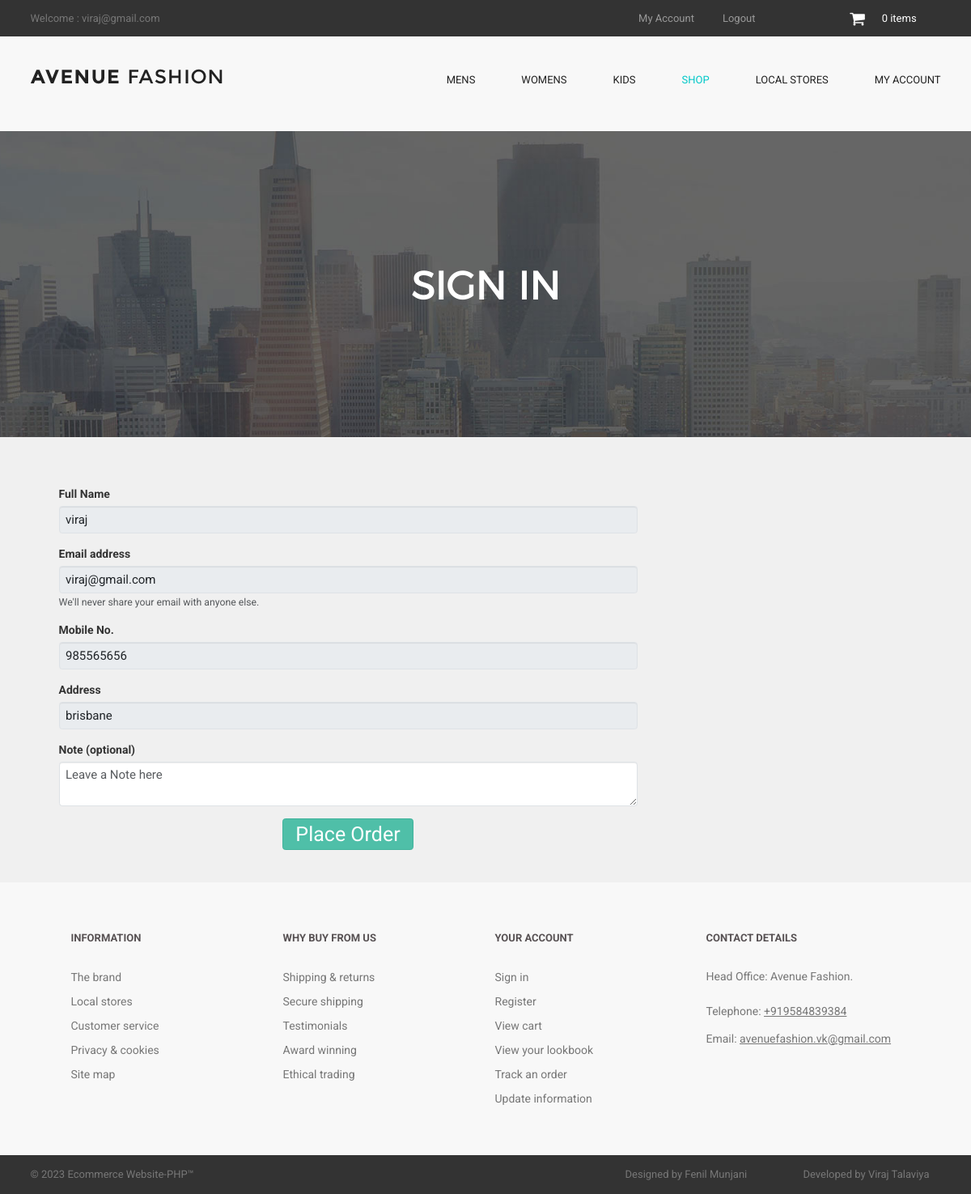
Page /checkout.php (signed in) on the committed database.
### tables this page shows
CREATE TABLE `customers` (
  `customer_id` int(10) NOT NULL,
  `customer_name` varchar(255) NOT NULL,
  `customer_email` varchar(255) NOT NULL,
  `customer_pass` varchar(255) NOT NULL,
  `customer_country` text NOT NULL,
  `customer_city` text NOT NULL,
  `customer_contact` varchar(255) NOT NULL,
  `customer_address` text NOT NULL,
  `customer_image` text NOT NULL,
  `customer_ip` varchar(255) NOT NULL,
  `customer_confirm_code` text NOT NULL
);

### payment_options.php (the view, shortened to what this page needs)
<!DOCTYPE html>
<html lang="en">
<head>
  <link rel="stylesheet" href="styles/bootstrap.min.css"/>
  <link rel="stylesheet" href="styles/bootstrap.css"/>
  <link rel="stylesheet" href="styles/style.css">
</head>
<body>
  <div class="container">
    <form method="post">
      <?php
        include("includes/db.php");
        $email = $_SESSION['customer_email'];
        $payment_data = "select * from customers where customer_email='$email'";
        $query = mysqli_query($con,$payment_data);
        $data= mysqli_fetch_array($query);
        $name = $data['customer_name'];
        $customer_email = $data['customer_email'];
        $contact = $data['customer_contact'];
        $address = $data['customer_address'];
      ?>
      <div class="row my-5">
        <div class="col-sm-12 col-lg-8 mb-3">
          <label for="exampleInputEmail1" class="form-label mt-5">Full Name</label>
          <input type="email" class="form-control text_payment" id="exampleInputEmail1" name="name" value="<?php echo $name; ?>" aria-describedby="emailHelp" disabled/>
          <label for="exampleInputEmail1" class="form-label mt-4">Email address</label>
          <input type="email" class="form-control text_payment" id="exampleInputEmail1" name="email" value="<?php echo $customer_email; ?>" aria-describedby="emailHelp" disabled/>
          <div id="emailHelp" class="form-text">We'll never share your email with anyone else.</div>
          <label for="exampleInputEmail1" class="form-label mt-4">Mobile No.</label>
          <input type="email" class="form-control text_payment" id="exampleInputEmail1" name="contact" value="<?php echo $contact; ?>" aria-describedby="emailHelp" disabled/>
          <label for="exampleInputEmail1" class="form-label mt-4">Address</label>
          <input type="email" class="form-control text_payment" id="exampleInputEmail1" name="address" value="<?php echo $address; ?>" aria-describedby="emailHelp" disabled/>
          <label for="exampleInputEmail1" class="form-label mt-4">Note (optional)</label>
          <textarea class="form-control text_payment" placeholder="Leave a Note here" name="note" id="floatingTextarea"></textarea>
          <div class="placeorder">
            <a href="razorpay"><button type="button" name="submit" class="btn btn-primary mt-4 btnorder">Place Order</button></a>
          </div>
        </div>
      </div>
    </form>
  </div>
</body>
</html>

### styles/backend.css (style rules this page uses)
html { font-family: "Roboto", Helvetica, Arial, sans-serif; line-height: 1.15; -ms-text-size-adjust: 100%; -webkit-text-size-adjust: 100% }
body { margin: 0; font-family: "Roboto", Helvetica, Arial, sans-serif; }
a { background-color: transparent; -webkit-text-decoration-skip: objects }
button, input, optgroup, select, textarea { font-family: sans-serif; font-size: 100%; line-height: 1.15; margin: 0 }
button, input { overflow: visible }
button, select { text-transform: none }
[type=reset], [type=submit], button, html [type=button] { -webkit-appearance: button }
textarea { overflow: auto }
html { box-sizing: border-box }
body { min-width: 1190px; font-family: Montserrat, sans-serif; font-weight: 400; background-color: white; }
.container { width: 1170px; margin: 0 auto }
.btn { display: inline-block; vertical-align: top; font-size: 13px; line-height: 40px; text-decoration: none; -webkit-transition: .3s; transition: .3s }

### styles/style.css (style rules this page uses)
body { font-family: "Roboto", Helvetica, Arial, sans-serif; font-size: 14px; line-height: 1.42857143; color: #333333; background-color: #f0f0f0; overflow-x: hidden; }
.btn-primary { color:rgb(255, 255, 255); background-color:rgb(79, 191, 168); border-color:rgb(65, 179, 156); }

### payment_options.php (style rules this page uses)
.placeorder { text-align:center; }
.btnorder { font-size:25px; padding:0 15px; }
.text_payment { font-size:15px; }

### rows in the picture
customers: name "viraj", email "viraj@gmail.com", contact "985565656", address "brisbane"

### other values in the picture
$_SESSION['customer_email'] "viraj@gmail.com"
$count_items "0"
